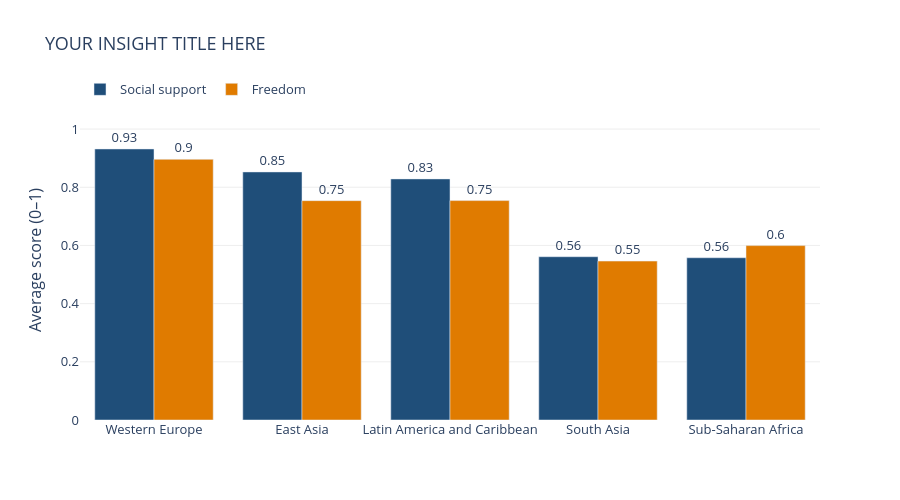

The cell this chart's notebook holds for it:
### Code cell
fig = go.Figure()

fig.add_bar(x=reg_avg['Region'], y=reg_avg['Social_Support'],
            name='Social support', marker_color='#1f4e79',
            text=reg_avg['Social_Support'].round(2), textposition='outside')

fig.add_bar(x=reg_avg['Region'], y=reg_avg['Freedom'],
            name='Freedom', marker_color='#e07b00',
            text=reg_avg['Freedom'].round(2), textposition='outside')

fig.update_layout(
    barmode='group',
    title='YOUR INSIGHT TITLE HERE',
    yaxis=dict(range=[0, 1.1], title='Average score (0–1)'),
    xaxis_title=None,
    plot_bgcolor='white',
    font=dict(size=13),
    legend=dict(orientation='h', y=1.08, x=0),
    width=900, height=500,
)
fig.update_yaxes(gridcolor='#eeeeee')
fig.show()

### Figure 1 — Plotly figure (JSON) as saved in the notebook; plotly's stock layout.template omitted (floating-point values rounded to 4 significant figures)
{"data": [{"marker": {"color": "#1f4e79"}, "name": "Social support", "text": [0.93, 0.85, 0.83, 0.56, 0.56], "textposition": "outside", "type": "bar", "x": ["Western Europe", "East Asia", "Latin America and Caribbean", "South Asia", "Sub-Saharan Africa"], "y": [0.9317, 0.8527, 0.8287, 0.5613, 0.5577]}, {"marker": {"color": "#e07b00"}, "name": "Freedom", "text": [0.9, 0.75, 0.75, 0.55, 0.6], "textposition": "outside", "type": "bar", "x": ["Western Europe", "East Asia", "Latin America and Caribbean", "South Asia", "Sub-Saharan Africa"], "y": [0.8961, 0.754, 0.7542, 0.5463, 0.5994]}], "layout": {"barmode": "group", "font": {"size": 13}, "height": 500, "legend": {"orientation": "h", "x": 0, "y": 1.08}, "plot_bgcolor": "white", "title": {"text": "YOUR INSIGHT TITLE HERE"}, "width": 900, "xaxis": {"title": {}}, "yaxis": {"gridcolor": "#eeeeee", "range": [0, 1.1], "title": {"text": "Average score (0–1)"}}}}
